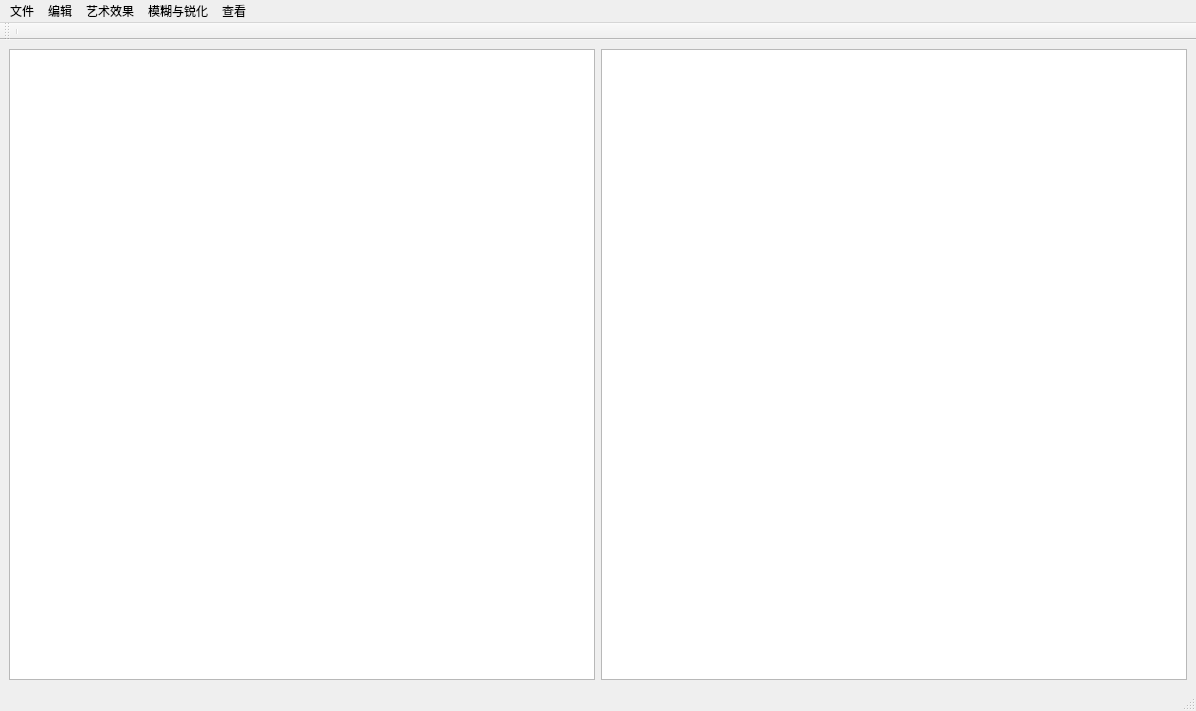
<?xml version="1.0" encoding="UTF-8"?>
<ui version="4.0">
 <class>MainWindow</class>
 <widget class="QMainWindow" name="MainWindow">
  <property name="geometry">
   <rect>
    <x>0</x>
    <y>0</y>
    <width>1196</width>
    <height>711</height>
   </rect>
  </property>
  <property name="windowTitle">
   <string>MainWindow</string>
  </property>
  <widget class="QWidget" name="centralwidget">
   <layout class="QVBoxLayout" name="verticalLayout">
    <item>
     <layout class="QVBoxLayout" name="verticalLayout_2">
      <item>
       <layout class="QHBoxLayout" name="horizontalLayout_2">
        <item>
         <widget class="QGraphicsView" name="leftGraphicsView"/>
        </item>
        <item>
         <widget class="QGraphicsView" name="rightGraphicsView">
          <property name="enabled">
           <bool>true</bool>
          </property>
         </widget>
        </item>
       </layout>
      </item>
     </layout>
    </item>
   </layout>
  </widget>
  <widget class="QMenuBar" name="menubar">
   <property name="geometry">
    <rect>
     <x>0</x>
     <y>0</y>
     <width>1196</width>
     <height>26</height>
    </rect>
   </property>
   <widget class="QMenu" name="menuFile">
    <property name="geometry">
     <rect>
      <x>190</x>
      <y>116</y>
      <width>145</width>
      <height>189</height>
     </rect>
    </property>
    <property name="title">
     <string>文件</string>
    </property>
    <addaction name="actionOpen"/>
    <addaction name="actionClose"/>
    <addaction name="actionSave"/>
    <addaction name="actionSave_as"/>
    <addaction name="separator"/>
    <addaction name="actionExit"/>
   </widget>
   <widget class="QMenu" name="menuEdit">
    <property name="title">
     <string>编辑</string>
    </property>
    <widget class="QMenu" name="menu_4">
     <property name="title">
      <string>翻转</string>
     </property>
     <addaction name="actionHorizontal"/>
     <addaction name="actionVertical"/>
    </widget>
    <addaction name="actionRevocation"/>
    <addaction name="actionRestore"/>
    <addaction name="separator"/>
    <addaction name="actionBig"/>
    <addaction name="actionSmall"/>
    <addaction name="actionRotate"/>
    <addaction name="menu_4"/>
    <addaction name="separator"/>
    <addaction name="actionAdjust_brightness"/>
   </widget>
   <widget class="QMenu" name="menuArtistic_Effect">
    <property name="title">
     <string>艺术效果</string>
    </property>
    <widget class="QMenu" name="menu_art">
     <property name="geometry">
      <rect>
       <x>501</x>
       <y>119</y>
       <width>145</width>
       <height>128</height>
      </rect>
     </property>
     <property name="title">
      <string>颜色滤镜</string>
     </property>
     <property name="icon">
      <iconset resource="res.qrc">
       <normaloff>:/image/mofabang1.png</normaloff>:/image/mofabang1.png</iconset>
     </property>
     <addaction name="actionCold"/>
     <addaction name="actionWorm"/>
     <addaction name="actionSelf"/>
    </widget>
    <addaction name="menu_art"/>
    <addaction name="actionFrame"/>
   </widget>
   <widget class="QMenu" name="menuBlur">
    <property name="title">
     <string>模糊与锐化</string>
    </property>
    <addaction name="actionSimple"/>
    <addaction name="actionGauss"/>
    <addaction name="separator"/>
    <addaction name="actionAverage"/>
    <addaction name="actionMeida_Filter"/>
    <addaction name="separator"/>
    <addaction name="actionLaplace"/>
   </widget>
   <widget class="QMenu" name="menuFind">
    <property name="title">
     <string>查看</string>
    </property>
    <addaction name="actionHistogram"/>
    <addaction name="actionGrayscale"/>
   </widget>
   <addaction name="menuFile"/>
   <addaction name="menuEdit"/>
   <addaction name="menuArtistic_Effect"/>
   <addaction name="menuBlur"/>
   <addaction name="menuFind"/>
  </widget>
  <widget class="QStatusBar" name="statusbar"/>
  <widget class="QToolBar" name="toolBar">
   <property name="windowTitle">
    <string>toolBar</string>
   </property>
   <attribute name="toolBarArea">
    <enum>TopToolBarArea</enum>
   </attribute>
   <attribute name="toolBarBreak">
    <bool>false</bool>
   </attribute>
   <addaction name="separator"/>
  </widget>
  <action name="actionOpen">
   <property name="icon">
    <iconset resource="res.qrc">
     <normaloff>:/image/wenjianjia1.png</normaloff>:/image/wenjianjia1.png</iconset>
   </property>
   <property name="text">
    <string>打开(O)</string>
   </property>
   <property name="shortcut">
    <string>Ctrl+O</string>
   </property>
  </action>
  <action name="actionClose">
   <property name="icon">
    <iconset resource="res.qrc">
     <normaloff>:/image/关闭.png</normaloff>:/image/关闭.png</iconset>
   </property>
   <property name="text">
    <string>关闭图片</string>
   </property>
  </action>
  <action name="actionSave">
   <property name="icon">
    <iconset resource="res.qrc">
     <normaloff>:/image/shangwutubiao-.png</normaloff>:/image/shangwutubiao-.png</iconset>
   </property>
   <property name="text">
    <string>保存(S)</string>
   </property>
   <property name="shortcut">
    <string>Ctrl+S</string>
   </property>
  </action>
  <action name="actionSave_as">
   <property name="text">
    <string>另存为</string>
   </property>
  </action>
  <action name="actionExit">
   <property name="text">
    <string>退出</string>
   </property>
  </action>
  <action name="actionRestore">
   <property name="icon">
    <iconset resource="res.qrc">
     <normaloff>:/image/jurassic_restart.png</normaloff>:/image/jurassic_restart.png</iconset>
   </property>
   <property name="text">
    <string>恢复</string>
   </property>
  </action>
  <action name="actionBig">
   <property name="icon">
    <iconset resource="res.qrc">
     <normaloff>:/image/fangdasuoxiao_X.png</normaloff>:/image/fangdasuoxiao_X.png</iconset>
   </property>
   <property name="text">
    <string>放大</string>
   </property>
  </action>
  <action name="actionRotate">
   <property name="icon">
    <iconset resource="res.qrc">
     <normaloff>:/image/rotate-right.png</normaloff>:/image/rotate-right.png</iconset>
   </property>
   <property name="text">
    <string>旋转</string>
   </property>
  </action>
  <action name="actionRevocation">
   <property name="icon">
    <iconset resource="res.qrc">
     <normaloff>:/image/jurassic_laststep.png</normaloff>:/image/jurassic_laststep.png</iconset>
   </property>
   <property name="text">
    <string>撤销</string>
   </property>
  </action>
  <action name="actionHorizontal">
   <property name="text">
    <string>水平</string>
   </property>
  </action>
  <action name="actionVertical">
   <property name="text">
    <string>垂直</string>
   </property>
  </action>
  <action name="actionLinear_transformation">
   <property name="icon">
    <iconset resource="res.qrc">
     <normaloff>:/image/tongjitu01.png</normaloff>:/image/tongjitu01.png</iconset>
   </property>
   <property name="text">
    <string>线性变换</string>
   </property>
  </action>
  <action name="actionBinaryzation">
   <property name="text">
    <string>二值化</string>
   </property>
  </action>
  <action name="actionPower_transformation">
   <property name="icon">
    <iconset resource="res.qrc">
     <normaloff>:/image/tongjitubiao-copy.png</normaloff>:/image/tongjitubiao-copy.png</iconset>
   </property>
   <property name="text">
    <string>幂次变换</string>
   </property>
  </action>
  <action name="actionFrame">
   <property name="text">
    <string>电影相框</string>
   </property>
  </action>
  <action name="actionCold">
   <property name="text">
    <string>冷色</string>
   </property>
  </action>
  <action name="actionWorm">
   <property name="text">
    <string>暖色</string>
   </property>
  </action>
  <action name="actionSimple">
   <property name="text">
    <string>简单模糊</string>
   </property>
  </action>
  <action name="actionGauss">
   <property name="text">
    <string>高斯模糊</string>
   </property>
  </action>
  <action name="actionMeida_Filter">
   <property name="text">
    <string>中值滤波</string>
   </property>
  </action>
  <action name="actionLaplace">
   <property name="text">
    <string>拉普拉斯锐化</string>
   </property>
  </action>
  <action name="actionAverage">
   <property name="text">
    <string>均值滤波</string>
   </property>
  </action>
  <action name="actionAdjust_brightness">
   <property name="icon">
    <iconset resource="res.qrc">
     <normaloff>:/image/taiyang1.png</normaloff>:/image/taiyang1.png</iconset>
   </property>
   <property name="text">
    <string>亮度</string>
   </property>
  </action>
  <action name="actionHistogram">
   <property name="icon">
    <iconset resource="res.qrc">
     <normaloff>:/image/tongjitu1.png</normaloff>:/image/tongjitu1.png</iconset>
   </property>
   <property name="text">
    <string>直方图</string>
   </property>
  </action>
  <action name="actionGrayscale">
   <property name="icon">
    <iconset resource="res.qrc">
     <normaloff>:/image/tongjitu.png</normaloff>:/image/tongjitu.png</iconset>
   </property>
   <property name="text">
    <string>灰度图像</string>
   </property>
  </action>
  <action name="actionSmall">
   <property name="icon">
    <iconset resource="res.qrc">
     <normaloff>:/image/fangdasuoxiao_Y.png</normaloff>:/image/fangdasuoxiao_Y.png</iconset>
   </property>
   <property name="text">
    <string>缩小</string>
   </property>
  </action>
  <action name="actionSelf">
   <property name="icon">
    <iconset resource="res.qrc">
     <normaloff>:/image/画画.png</normaloff>:/image/画画.png</iconset>
   </property>
   <property name="text">
    <string>自定义</string>
   </property>
  </action>
 </widget>
 <resources>
  <include location="res.qrc"/>
 </resources>
 <connections/>
</ui>
